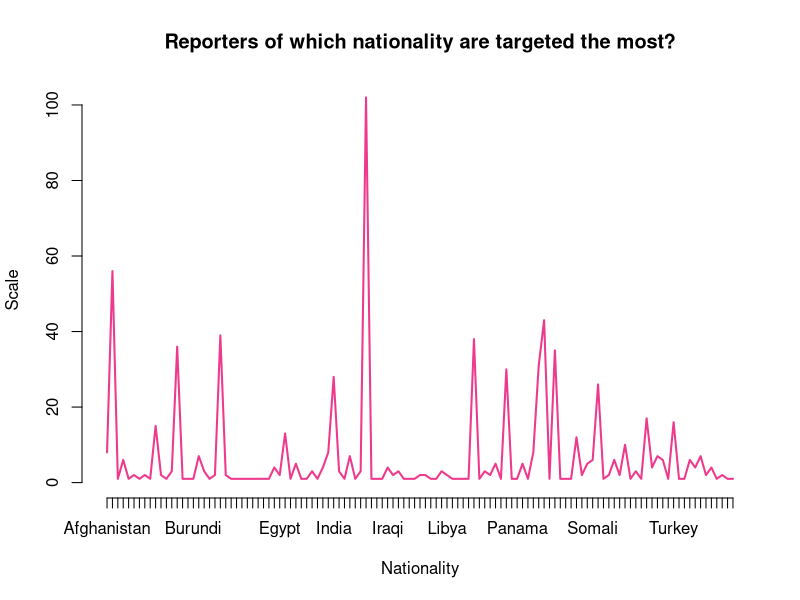

Reproduce this figure in R.
setwd("../dataset/")
getwd()
a <- read.csv("cpj-database-mod.csv")
View(a)
plot(table(a$Nationality), type = "l", xlab = "Nationality", ylab = "Scale", main = "Reporters of which nationality are targeted the most?", col = "violetred2")